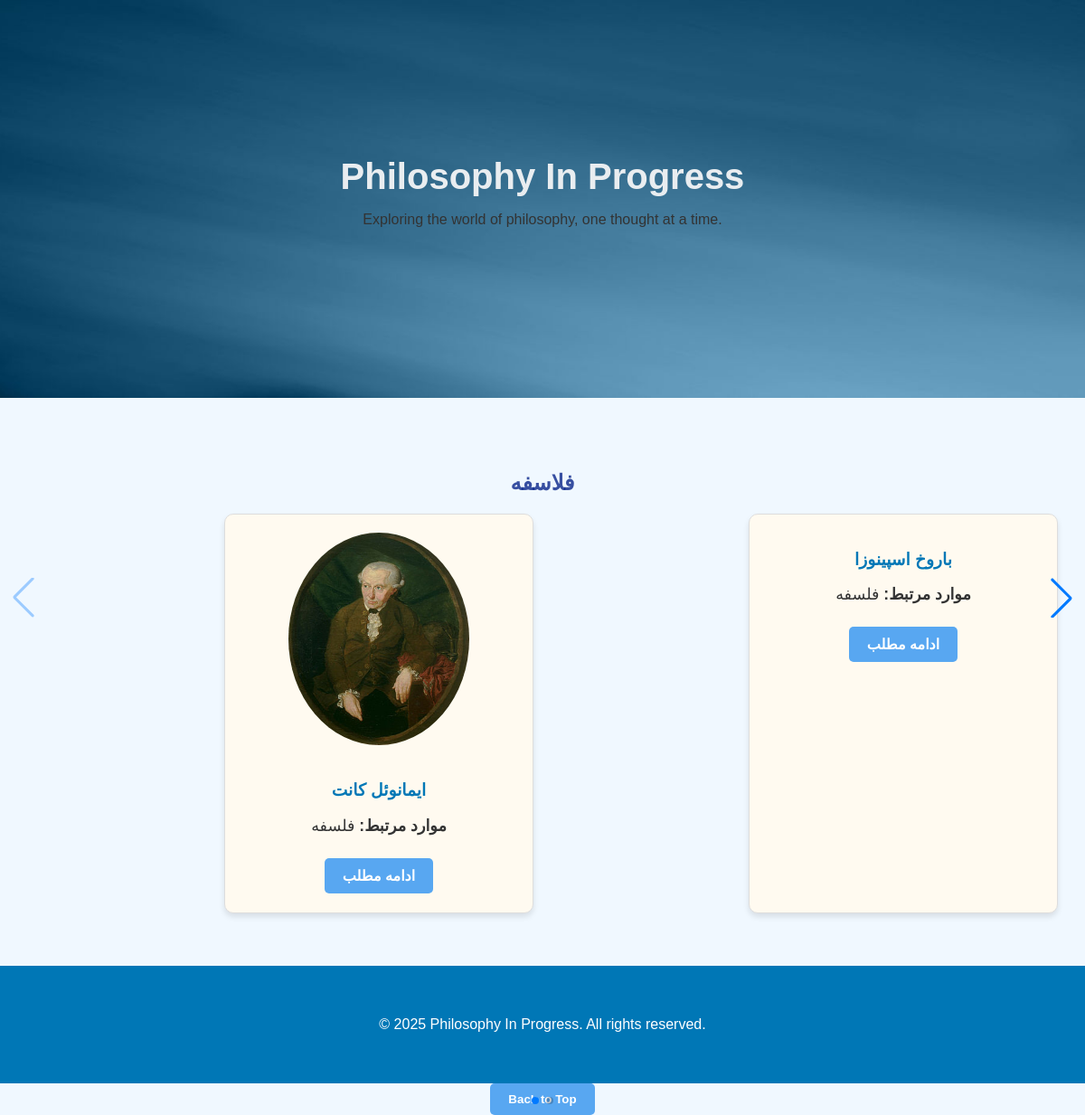
The app's page /, older data.
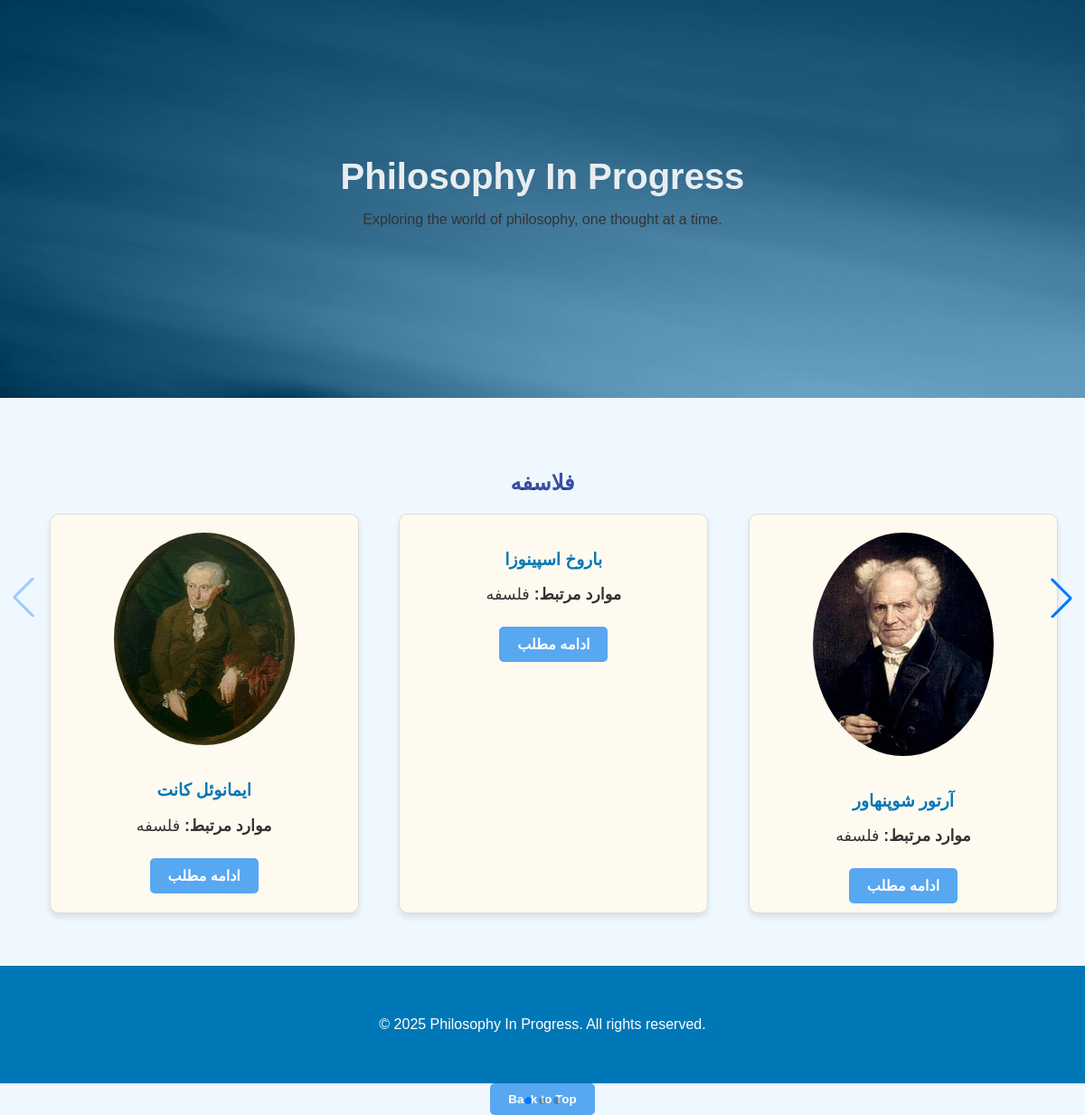
The same page, newer data.
### PhiloApp/models.py (models this page shows)
class Philosophers(models.Model):
    FullName = models.CharField(max_length = 100)
    BirthDate = models.TextField()
    Bio = models.TextField()
    KeyIdeas = models.TextField()
    picture = models.ImageField(upload_to='philosopher_images',null=True,blank=True)

### PhiloApp/views.py (the view)
# urls.py: path('', index, name='index'),
def index(request):
    Philosophers_content = Philosophers.objects.all()
    Schools_content = Schools.objects.all()
    context = {'Philosophers' : Philosophers_content,
               'Schools': Schools_content
               }
    return render(request, 'index.html', context=context)

### PhiloApp/templates/index.html (shortened to what this page needs)
{% load static %}
<!DOCTYPE html>
<html lang="en">
  <head>
    <link rel="stylesheet" href="{% static 'css/styles.css' %}" />
    <link rel="stylesheet" href="{% static 'css/Swiper.css' %}" />
    <link
      rel="stylesheet"
      href="https://unpkg.com/swiper/swiper-bundle.min.css"
    />
  </head>
  <body>
    <header>
      <h1>Philosophy In Progress</h1>
      <p>Exploring the world of philosophy, one thought at a time.</p>
    </header>
    <section class="philosophers-section">
      <div class="container">
        <h2>فلاسفه</h2>
        <div class="swiper-container philosophers-slider">
          <div class="swiper-wrapper">
            {% for philosopher in Philosophers %}
            <div class="swiper-slide philosopher-card">
              {% if philosopher.picture %}
              <img
                src="{{ philosopher.picture.url }}"
                alt="{{ philosopher.FullName }}"
                class="philosopher-image"
              />
              {% endif %}
              <h3>{{ philosopher.FullName }}</h3>
              <p><strong>موارد مرتبط:</strong> {{ philosopher.KeyIdeas }}</p>
              <a
                href="{% url 'philosopher_detail' philosopher.id %}"
                class="btn"
                >ادامه مطلب</a
              >
            </div>
            {% endfor %}
          </div>
          <div class="swiper-pagination"></div>
          <div class="swiper-button-prev"></div>
          <div class="swiper-button-next"></div>
        </div>
      </div>
    </section>
    <footer>
      <div class="container">
        <p>&copy; 2025 Philosophy In Progress. All rights reserved.</p>
      </div>
    </footer>
    <button id="back-to-top" class="btn">Back to Top</button>
  </body>
</html>

### PhiloApp/static/css/styles.css (style rules this page uses)
body { font-family: "Arial", sans-serif; background-color: #f0f8ff; color: #333; margin: 0; padding: 0; text-align: center; }
.container { max-width: 1200px; margin: 0 auto; padding: 20px; }
h1 { color: #e9edf0; text-align: center; }
h2, h3 { color: #0077b6; text-align: center; }
a { color: #00b4d8; text-decoration: none; }
header { background-image: url("images/back3.jpg"); background-size: cover; background-position: center; height: 400px; display: flex; flex-direction: column; align-items: center; justify-content: center; padding: 20px 0; text-align: center; }
header h1 { margin: 0; font-size: 2.5rem; }
.btn { display: inline-block; padding: 10px 20px; background-color: #58a7f1; color: #ffffff; border: none; border-radius: 5px; cursor: pointer; transition: background-color 0.3s ease; font-weight: bold; }
.philosophers-section, .schools-section { padding: 40px 0; text-align: center; }
.philosophers-section h2, .schools-section h2 { color: #102c8ed3; margin-bottom: 20px; }
.philosophers-section p, .schools-section p { font-size: 1.1rem; color: #333; margin-bottom: 20px; }
footer { background-color: #0077b6; color: #fff; text-align: center; padding: 20px 0; margin-top: 40px; }
.philosopher-card, .school-card { background-color: #fff; border: 1px solid #ddd; border-radius: 5px; padding: 20px; margin-bottom: 20px; text-align: center; transition: transform 0.3s ease, box-shadow 0.3s ease; }
.philosopher-card h3, .school-card h3 { color: #0077b6; margin-bottom: 10px; }
.philosopher-card p, .school-card p { color: #333; margin-bottom: 15px; }
.philosopher-card .btn, .school-card .btn { margin-top: 10px; }
.philosopher-image, .detail-image { width: 200px; height: auto; border-radius: 5px; margin-bottom: 15px; }

Row changes from the older to the newer data that the page shows:
added Philosophers: picture (picture), FullName "آرتور شوپنهاور", KeyIdeas "فلسفه"
